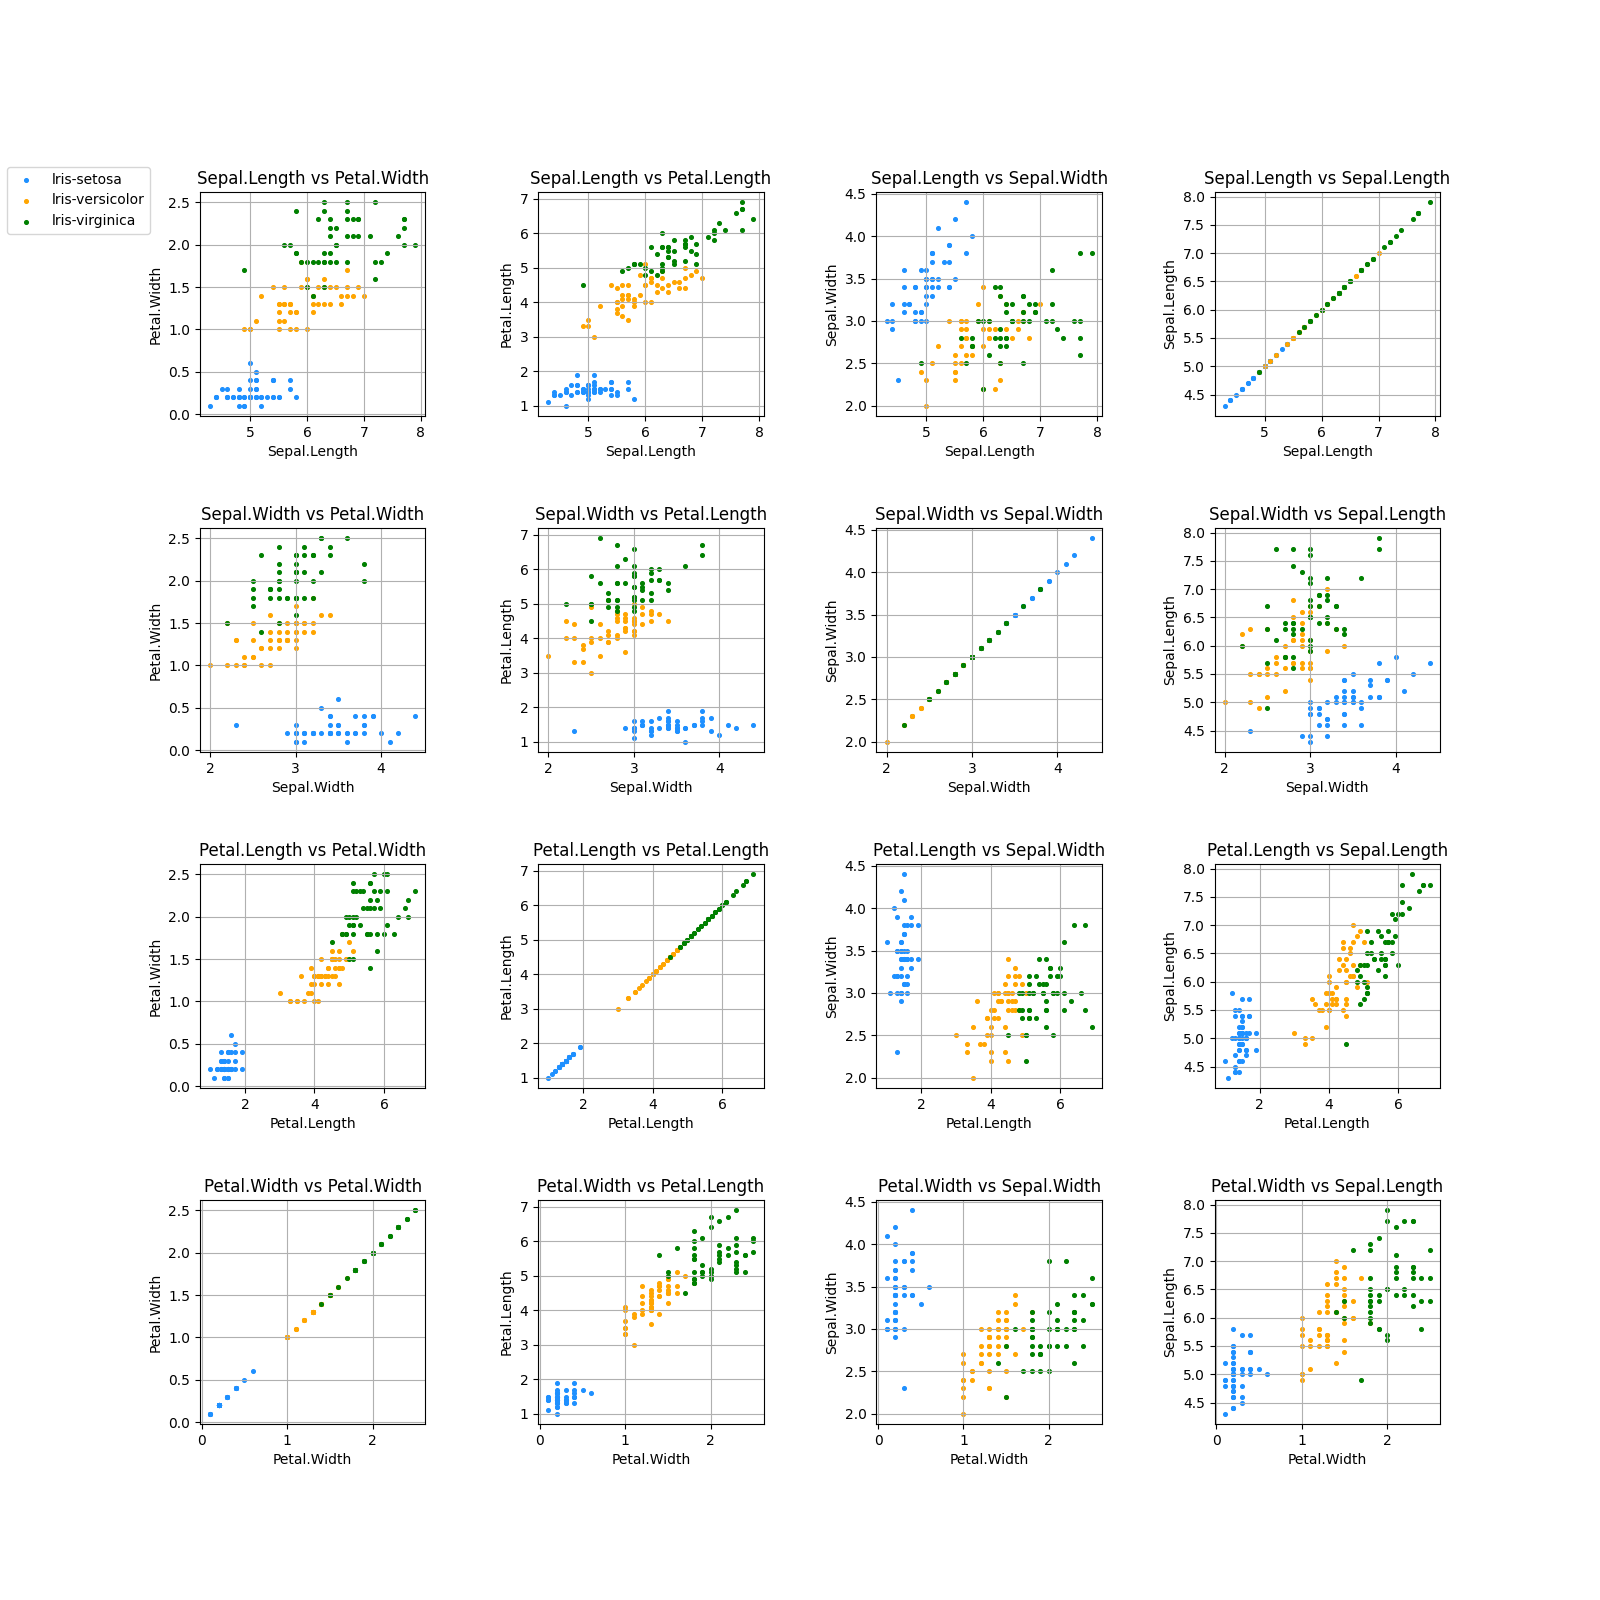

Write the Python code that produced this figure.
import matplotlib.pyplot as plt
import pandas as pd

iris = pd.read_csv('iris.csv')
xnames = ['Sepal.Length', 'Sepal.Width', 'Petal.Length', 'Petal.Width']
ynames = ['Petal.Width', 'Petal.Length', 'Sepal.Width', 'Sepal.Length']

Species = iris['Species'].unique()
Colors = ['dodgerblue', 'orange', 'g']

fig, ax = plt.subplots(4, 4, figsize=(16, 16))

plt.subplots_adjust(left=None, bottom=None, right=None, top=None, wspace=0.5, hspace=0.5)

for x in range(len(xnames)):
    for y in range(len(ynames)):
        for i in range(len(Species)):
            ax[x][y].scatter(iris.loc[iris['Species'] == Species[i], xnames[x]], iris.loc[iris['Species'] == Species[i], ynames[y]], s=7, c=Colors[i], label=Species[i])
            ax[x][y].set_title(xnames[x] + ' vs ' + ynames[y])
            ax[x][y].grid(True)
            ax[x][y].set_xlabel(xnames[x])
            ax[x][y].set_ylabel(ynames[y])
labelname = []
for i in range(len(Species)):
    labelname.append('lris-' + Species[i])
plt.figlegend(labels=labelname, loc='upper left', bbox_to_anchor=(-0., 0.4, 0.5, 0.5))
plt.savefig('visual_3.png')
plt.show()
